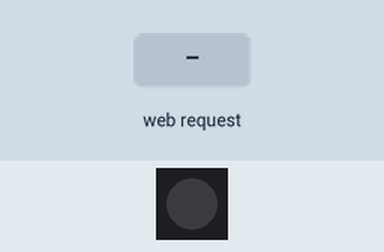
Bench run of a sketch on a simulated ESP8266 (NodeMCU). Shown: 1 RGB LEDs in strip order, left to right. Inputs (shaded band) come from the test bench. Dim RGB values are drawn brighter than linear; WiFi joins after 1.5 s; servers stay silent unless stated; what the sketch prints to the serial monitor is not drawn.

Above: at 2.7 s.
2.8 s: HTTP request GET /set?color=1 received
At 4.0 s:
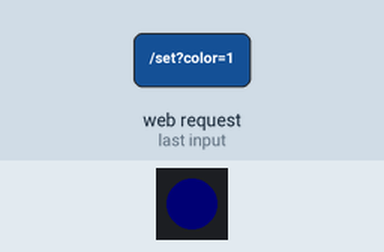
4.3 s: HTTP request GET /set?color=120 received
At 5.1 s:
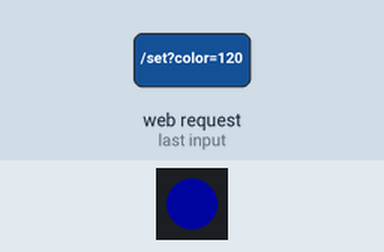
5.8 s: HTTP request GET /set received
At 6.2 s:
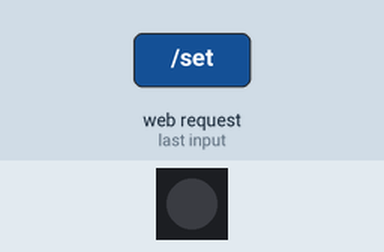
Timing chart, 0 to 8.8 s (numbered marks = the images above; inputs shaded):
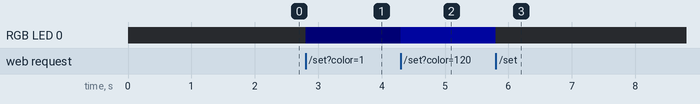

Measured:
- after the input at 2.8 s, RGB LED 0: off → RGB(0, 0, 1) at once
- after the input at 4.3 s, RGB LED 0: RGB(0, 0, 1) → RGB(0, 1, 32) at once
- after the input at 5.8 s, RGB LED 0: RGB(0, 1, 32) → off at once

The sketch:

Tally_mrgear.ino
```cpp
#include <ESP8266WiFi.h>
#include <WiFiClient.h>
#include <ESP8266WiFiMulti.h>
#include <ESP8266WebServer.h>
#include <FastLED.h>

#define LED_BUILTINN D4
#define DATA_PIN D2
#define NUM_LEDS 1
//#define FASTLED_ESP8266_RAW_PIN_ORDER
CRGB leds[NUM_LEDS];

const char* ssid = "Your_SSID";
const char* pass = "Your_PASS";
String HexValue = "000000";

ESP8266WebServer server(80);

void setup() {
  Serial.begin(115200);
  FastLED.addLeds<NEOPIXEL, DATA_PIN>(leds, NUM_LEDS);
  leds[0] = CRGB::Black;
  FastLED.show();
  leds[0] = CRGB::Blue;
  FastLED.show();
  WiFi.begin(ssid, pass);
  while (WiFi.status() != WL_CONNECTED) { //Wait for connection
    leds[0] = CRGB::Black;
    FastLED.show();
    delay(500);
    leds[0] = CRGB::Blue;
    FastLED.show();
    Serial.println("Waiting to connect…");
  }\
  //  digitalWrite(LED_BUILTINN, HIGH);
  leds[0] = CRGB::Black;
  FastLED.show();
  Serial.print("IP address: ");
  Serial.println(WiFi.localIP());
  server.on("/set", HTTP_GET, recieveColor);
  server.begin();
  Serial.println("Server listening");
}

void recieveColor() {
  String HexValue = server.arg("color");
  long number = (long) strtol( &HexValue[0], NULL, 16);
  Serial.println(number);
  int r = number >> 16;
  int g = number >> 8 & 0xFF;
  int b = number & 0xFF;
  leds[0].setRGB(r, g, b);
  FastLED.show();
  server.send(200, "text/plain", "OK");
  Serial.println(HexValue);
  Serial.println(r);
  Serial.println(g);
  Serial.println(b);
}

void loop() {
  if (WiFi.status() == WL_DISCONNECTED) {
    Serial.print(WiFi.status());
    Serial.println("Disconnected");
    leds[0] = CRGB::Blue;
    FastLED.show();
    delay(100);
    leds[0] = CRGB::Black;
    FastLED.show();
    delay(100);
  } else if (WiFi.status() == WL_NO_SSID_AVAIL) {
    Serial.print(WiFi.status());
    Serial.println("No SSID Available");
    leds[0] = CRGB::Blue;
    FastLED.show();
    delay(500);
    leds[0] = CRGB::Black;
    FastLED.show();
    delay(500);
  } else {
    server.handleClient();
  }
}
```
